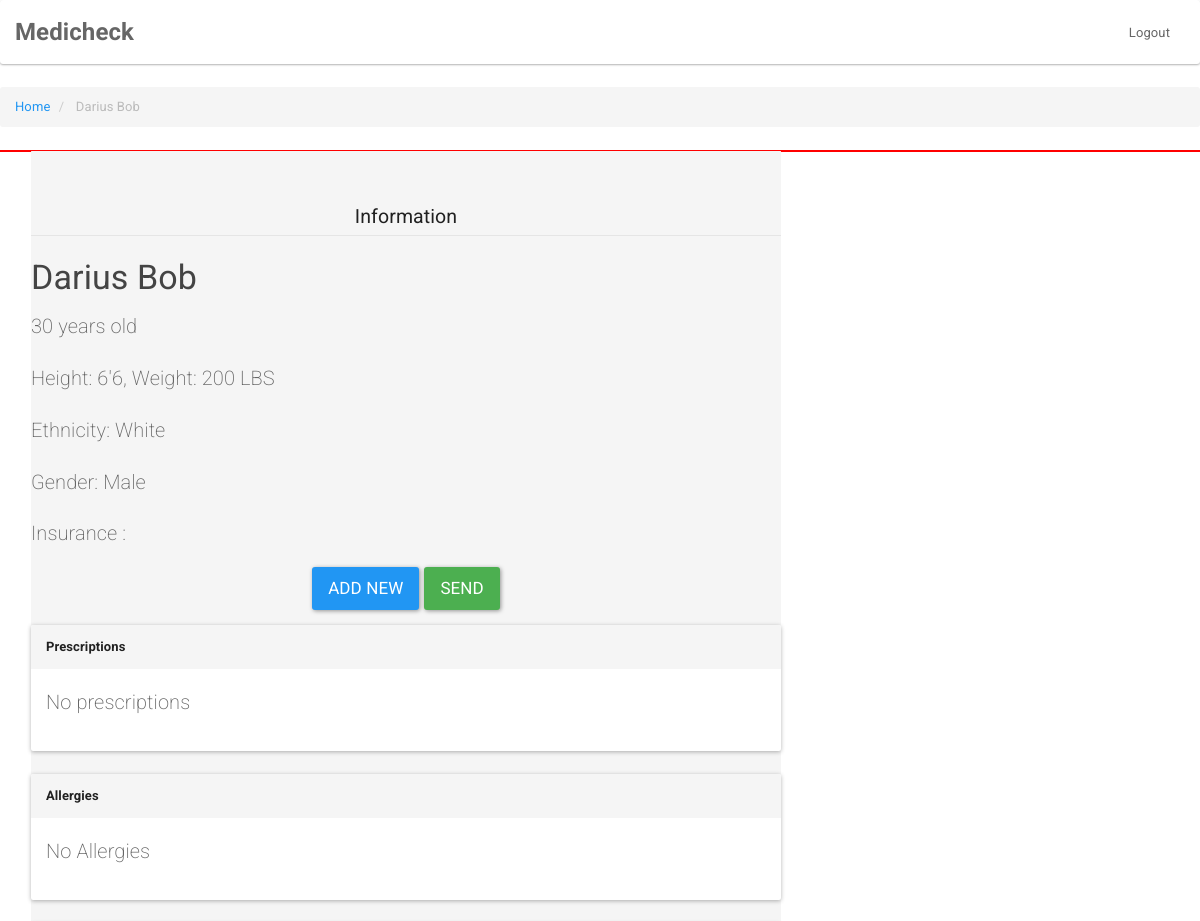
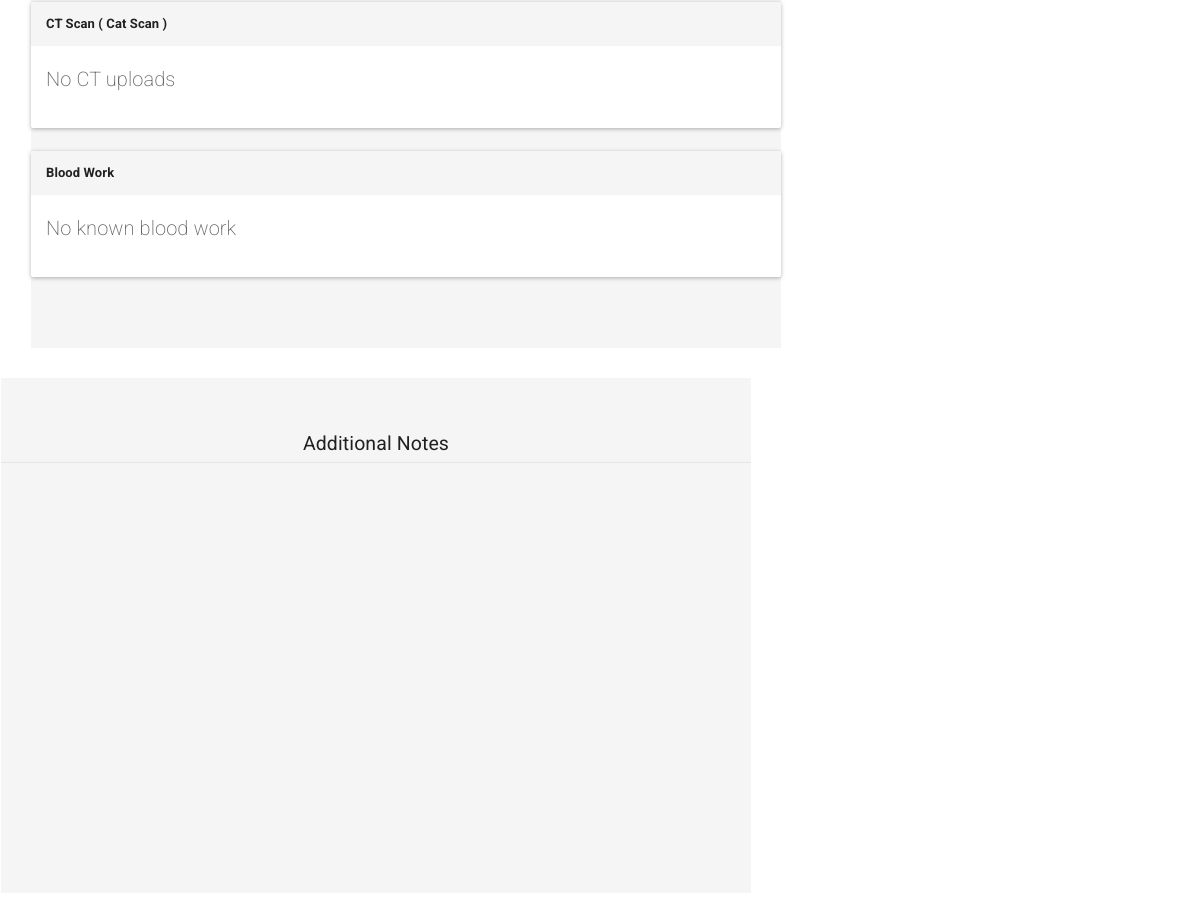
/profile/id/10/, run on the app's committed database (2 pictures, top to bottom).
### patients/models.py (models this page shows)
class Patient(models.Model):
    first_name = models.CharField(max_length=30)
    last_name = models.CharField(max_length=30, blank = True)
    index = models.ForeignKey(User)
    ethnicity = models.CharField(max_length=15)
    weight = models.CharField(max_length=6)
    height = models.CharField(max_length=4)
    gender = models.CharField(max_length=100)
    age = models.CharField(max_length=5, default='')

### patients/views.py (the view)
# urls.py: url(r'^id/(?P<id>\d+)/', views.detail, name='id'),
def detail(request, id ):
    patient = Patient.objects.get(pk=id)
    request.session["patient_target"] = id
    add_notes = Note.objects.filter(note_type__startswith="Additional Notes", patient_id=id)
    per_notes = Note.objects.filter(note_type__startswith="Prescription", patient_id=id)
    ct_notes = Note.objects.filter(note_type__startswith="CT", patient_id=id)
    bw_notes = Note.objects.filter(note_type__startswith="Blood", patient_id=id)
    all_notes =  Note.objects.filter(note_type__startswith="Allergy", patient_id=id)
    context = { "param" : id,
                "patient": patient,
                "add_notes": add_notes,
                "per_notes": per_notes,
                "ct_notes": ct_notes,
                "bw_notes": bw_notes,
                "all_notes": all_notes,}
    return render(request, 'profile/patient.html', context)

### templates/profile/patient.html (shortened to what this page needs)
{% extends "base.html"%}
{% block Content %}
<ul class="breadcrumb">
  <li><a href="/profile/home">Home</a></li>
  <li class="active"> {{ patient.first_name }} {{ patient.last_name }}</li>
</ul>
<div style="border: 1px solid red;">
<div  style= "float:left; border-radius: .5px;margin-left: 30px; width: 750px;"class="jumbotron">
    <legend><center> Information  </center>    </legend>
  <h3> {{ patient.first_name }} {{patient.last_name}}</h3>
  <p> {{patient.age}} years old</p>
  <p> Height: {{patient.height}}, Weight: {{patient.weight}} LBS </p>
  <p> Ethnicity: {{ patient.ethnicity }} </p>
  <p> Gender: {{ patient.gender }} </p>
  <p> Insurance : {{ patient.insurance }} </p>
  <p><center><a href="{% url 'note_new' %}" class="btn btn-primary btn-lg">Add New</a><a style="margin-left:5px;" href="{% url 'patient_share' patient.id %}" class="btn btn-success btn-lg">Send</a> </center></p>
  <div class="panel panel-default">
    <div class="panel-heading"><b>Prescriptions</b></div>
    <div class="panel-body">
{% if per_notes %}
  {% for note in per_notes %}
      <a  href="#" class="list-group-item">
        <h5 index="{{note.id}}" class="list-group-item-heading"> {{ note.note }} </h5>
        <p class="list-group-item-text"> {{ note.message }} </p>
      </a>
    {% endfor %}
    {% else %}
      <p> No prescriptions </p>
    {% endif %}
      </div>
  </div>
  <div class="panel panel-default">
  <div class="panel-heading"><b> Allergies </b></div>
  <div class="panel-body">
{% if all_notes %}
{% for note in all_notes %}
    <a href="#" class="list-group-item">
      <h5 index="{{note.id}}" class="list-group-item-heading"> {{ note.note }} </h5>
      <p class="list-group-item-text"> {{ note.message }} </p>
    </a>
  {% endfor %}
  {% else %}
  <p> No Allergies
  {% endif %}
  </div>
</div>
<div class="panel panel-default">
<div class="panel-heading"><b> CT Scan ( Cat Scan ) </b></div>
<div class="panel-body">
{% if ct_notes %}
{% for note in ct_notes %}
    <a href="#" class="list-group-item">
      <h5 index="{{note.id}}" class="list-group-item-heading"> {{ note.note }} </h5>
      <p class="list-group-item-text"> {{ note.message }} </p>
    </a>
  {% endfor %}
  {% else %}
  <p> No CT uploads
  {% endif %}
  </div>
</div>
<div class="panel panel-default">
<div class="panel-heading"><b> Blood Work </b></div>
<div class="panel-body">
{% if bw_notes %}
{% for note in bw_notes %}
    <a href="#" class="list-group-item">
      <h5 index="{{note.id}}" class="list-group-item-heading"> {{ note.note }} </h5>
      <p class="list-group-item-text"> {{ note.message }} </p>
    </a>
  {% endfor %}
  {% else %}
  <p> No known blood work
  {% endif %}
  </div>
</div>
</div>
<div  style= "float:left;width: 750px;height:515.5px;"class="jumbotron">
    <legend><center> Additional Notes  </center></legend>
</div>
</div>
  {% endblock %}

### data on the page
Patient: first_name "Darius", last_name "Bob", age "30", height "6'6", weight "200", ethnicity "White", gender "Male"
